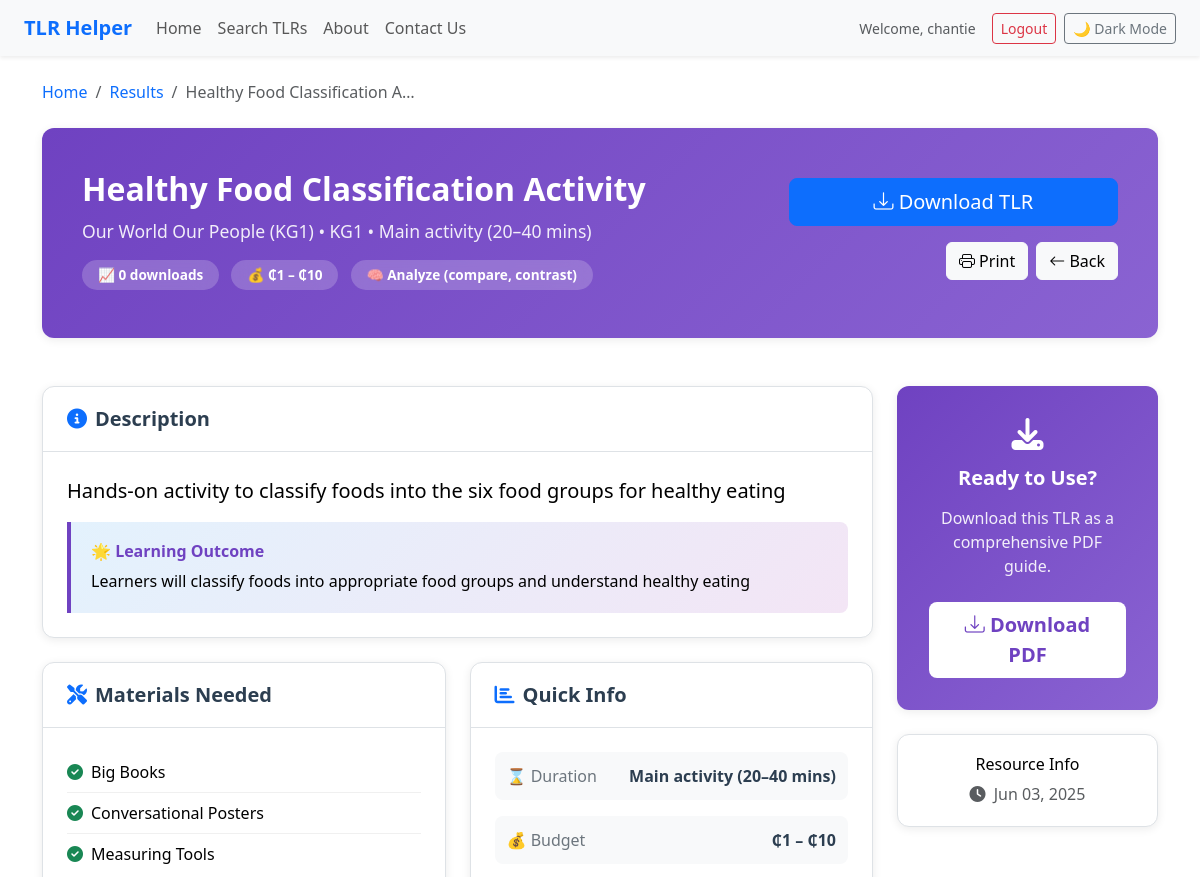
Page /tlr/healthy-food-classification-activity/ (signed in, upper part) on the earlier database version.
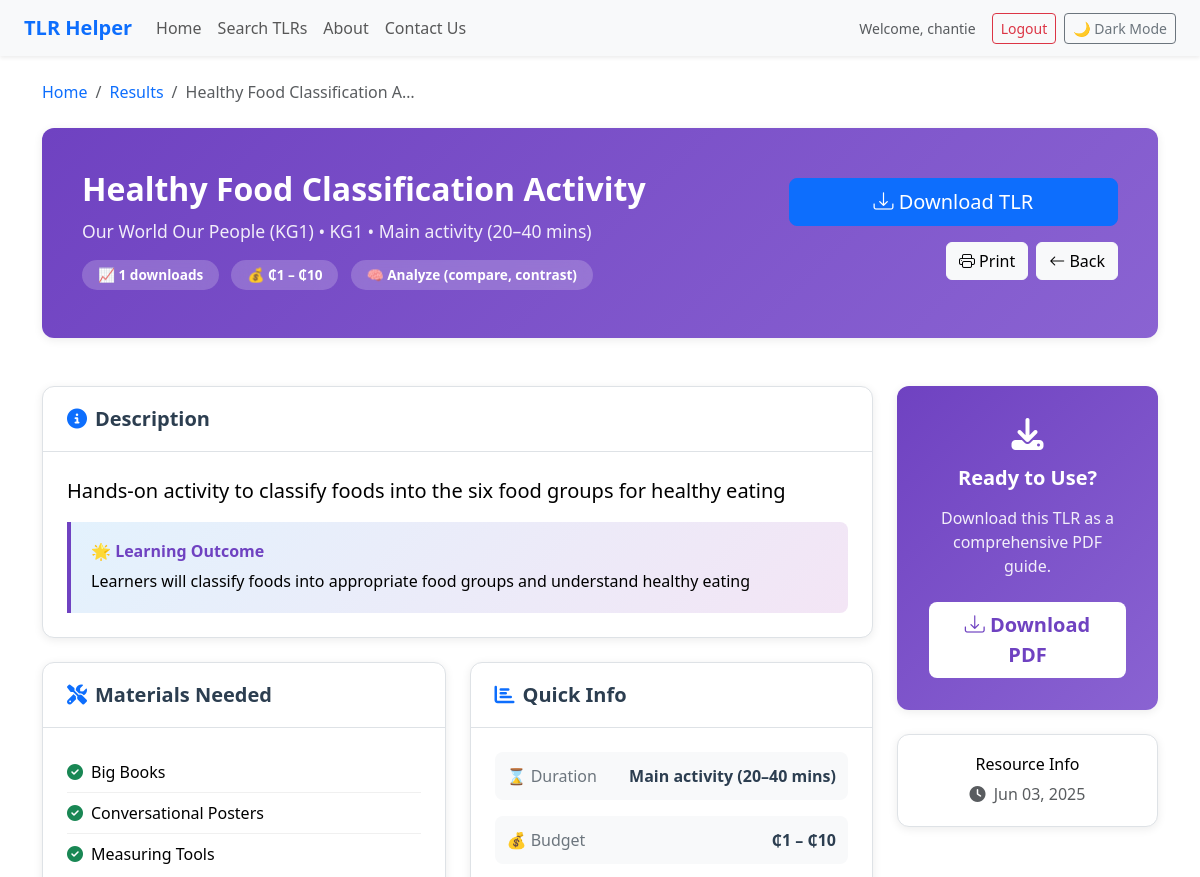
Same page on the later database version.
### suggestor/models.py (models this page shows, shortened)
class Tlr(models.Model):
    class_level = models.ForeignKey(ClassLevel, on_delete=models.CASCADE)
    subject = ChainedForeignKey(
        Subject,
        chained_field="class_level",
        chained_model_field="class_level",
        show_all=False,
        auto_choose=True,
        sort=True,
        null=True,
        blank=True,
        on_delete=models.CASCADE
    )
    term = models.PositiveSmallIntegerField(null=True, blank=True)
    strand = models.ForeignKey(Strand, on_delete=models.CASCADE, null=True, blank=True)
    substrand = models.ForeignKey(SubStrand, on_delete=models.CASCADE, null=True, blank=True)
    indicator = models.ForeignKey(Indicator, on_delete=models.CASCADE, null=True, blank=True)
    standard = models.ForeignKey(ContentStandard, on_delete=models.CASCADE, null=True, blank=True)
    themes = models.ManyToManyField(Theme, blank=True)
    key_learning_areas = models.ManyToManyField(KeyLearningArea, blank=True)
    competencies = models.ManyToManyField(CoreCompetency, blank=True)
    resource_types = models.ManyToManyField(ResourceType, blank=True)
    goals = models.ManyToManyField(GoalTag, blank=True)
    title = models.CharField(max_length=120)
    brief_description = models.TextField()
    materials = models.ManyToManyField(Material, blank=True)
    time_needed = models.CharField(max_length=10, choices=TIME_NEEDED_CHOICES, default="lesson")
    steps_to_make = models.TextField(blank=True)
    tips_for_use = models.TextField(blank=True)
    intended_use = models.CharField(max_length=20, choices=INTENDED_CHOICES, blank=True, null=True)
    tlr_type = models.CharField(max_length=20, choices=TLR_TYPES, blank=True, null=True)
    special_needs = models.ManyToManyField(SpecialNeed, blank=True)
    learning_styles = models.ManyToManyField(LearningStyle, blank=True)
    class_size = models.CharField(max_length=10, choices=CLASS_SIZE_BANDS, blank=True, null=True)
    bloom_level = models.CharField(max_length=20, choices=BLOOM_LEVELS, blank=True, null=True)
    budget_band = models.CharField(max_length=20, choices=BUDGET_BANDS, blank=True, null=True)
    learning_outcome = models.TextField(blank=True)
    search_keywords = models.TextField(blank=True)
    slug = models.SlugField(blank=True, unique=True)
    created_by = models.ForeignKey(User, on_delete=models.SET_NULL, null=True, blank=True)
    last_updated = models.DateTimeField(auto_now=True)
    is_published = models.BooleanField(default=False)
    download_count = models.PositiveIntegerField(default=0)

class Subject(models.Model):
    class_level = models.ForeignKey(ClassLevel, on_delete=models.CASCADE)
    title = models.CharField(max_length=120)
    def __str__(self):
        return f"{self.title} ({self.class_level})"

class ClassLevel(models.Model):
    code = models.CharField(max_length=5, unique=True)
    name = models.CharField(max_length=20)
    def __str__(self):
        return self.name

### suggestor/views.py (the view)
# urls.py: path("tlr/<slug:slug>/", v.tlr_detail_page, name="tlr_detail"),
@login_required
def tlr_detail_page(request, slug):
    tlr = get_object_or_404(Tlr, slug=slug, is_published=True)
    return render(request, "tlr_detail.html", {"tlr": tlr})

### suggestor/models.py (called while the page is built)
    def __str__(self):
        return self.name

    def __str__(self):
        return self.title

    def __str__(self):
        return self.title

    def __str__(self):
        return self.title

    def __str__(self):
        return self.title

    def __str__(self):
        return self.name

    def __str__(self):
        return self.name

### suggestor/templates/tlr_detail.html (shortened to what the changed rows need)
{% extends "base.html" %}
{% load static %}
{% block content %}
<div class="container py-4">
  <nav aria-label="breadcrumb" class="mb-4">
    <ol class="breadcrumb">
      <li class="breadcrumb-item"><a href="{% url 'welcome' %}" class="text-decoration-none">Home</a></li>
      <li class="breadcrumb-item"><a href="{% url 'results_page' %}" class="text-decoration-none">Results</a></li>
      <li class="breadcrumb-item active" aria-current="page">{{ tlr.title|truncatechars:30 }}</li>
    </ol>
  </nav>
  <div class="hero-section mb-5">
    <div class="hero-content">
      <div class="row align-items-center">
        <div class="col-lg-8">
          <div class="hero-text">
            <h1 class="hero-title">{{ tlr.title }}</h1>
            <p class="hero-subtitle">
              {% if tlr.subject %}{{ tlr.subject }} • {% endif %}
              {{ tlr.class_level }} • {{ tlr.get_time_needed_display }}
            </p>
            <div class="hero-badges">
              <span class="badge badge-custom">📈 {{ tlr.download_count|default:"0" }} downloads</span>
              <span class="badge badge-custom">💰 {{ tlr.get_budget_band_display }}</span>
              <span class="badge badge-custom">🧠 {{ tlr.get_bloom_level_display }}</span>
            </div>
          </div>
        </div>
      </div>
    </div>
  </div>
  <div class="row">
    <div class="col-lg-8 col-xl-9">
      <div class="content-card mb-4">
        <div class="content-body">
          <p class="lead">{{ tlr.brief_description }}</p>
          {% if tlr.learning_outcome %}
            <div class="highlight-box">
              <h6 class="highlight-title">🌟 Learning Outcome</h6>
              <p class="mb-0">{{ tlr.learning_outcome }}</p>
            </div>
          {% endif %}
        </div>
      </div>
      <div class="row mb-4">
        <div class="col-md-6">
          <div class="content-card h-100">
            <div class="content-body">
              <div class="info-grid">
                <div class="info-item">
                  <span class="info-label">⌛ Duration</span>
                  <span class="info-value">{{ tlr.get_time_needed_display }}</span>
                </div>
                <div class="info-item">
                  <span class="info-label">💰 Budget</span>
                  <span class="info-value">{{ tlr.get_budget_band_display }}</span>
                </div>
              </div>
            </div>
          </div>
        </div>
      </div>
    </div>
    <div class="col-lg-4 col-xl-3">
      <div class="sidebar-sticky">
        {% if tlr.created_by or tlr.last_updated %}
          <div class="sidebar-card mt-4">
            <div class="sidebar-body text-center">
              <h6>Resource Info</h6>
              {% if tlr.last_updated %}
                <p class="text-muted mb-0">
                  <i class="fas fa-clock me-1"></i>
                  {{ tlr.last_updated|date:"M d, Y" }}
                </p>
              {% endif %}
            </div>
          </div>
        {% endif %}
      </div>
    </div>
  </div>
</div>
{% endblock %}

Differences in the rows shown:
changed Tlr "Healthy Food Classification Activity": download_count "0" → "1"
